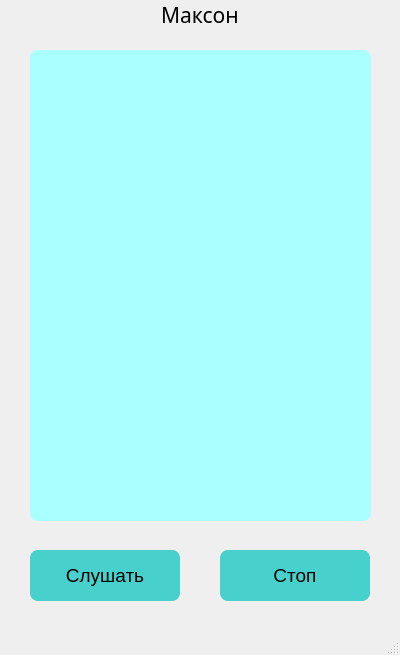
<?xml version="1.0" encoding="UTF-8"?>
<ui version="4.0">
 <class>MainWindow</class>
 <widget class="QMainWindow" name="MainWindow">
  <property name="geometry">
   <rect>
    <x>0</x>
    <y>0</y>
    <width>400</width>
    <height>655</height>
   </rect>
  </property>
  <property name="font">
   <font>
    <pointsize>7</pointsize>
   </font>
  </property>
  <property name="windowTitle">
   <string>MainWindow</string>
  </property>
  <property name="styleSheet">
   <string notr="true">background-color: rgb(175, 238, 238
);</string>
  </property>
  <widget class="QWidget" name="centralwidget">
   <widget class="QListWidget" name="listWidget">
    <property name="geometry">
     <rect>
      <x>30</x>
      <y>50</y>
      <width>341</width>
      <height>471</height>
     </rect>
    </property>
    <property name="font">
     <font>
      <pointsize>10</pointsize>
     </font>
    </property>
    <property name="styleSheet">
     <string notr="true">QListWidget {
	background-color: rgb(170, 255, 255);
	color: black;
	border-radius: 8;
}</string>
    </property>
   </widget>
   <widget class="QPushButton" name="pushButton">
    <property name="geometry">
     <rect>
      <x>30</x>
      <y>550</y>
      <width>150</width>
      <height>51</height>
     </rect>
    </property>
    <property name="font">
     <font>
      <pointsize>14</pointsize>
     </font>
    </property>
    <property name="styleSheet">
     <string notr="true">QPushButton {
	background-color: rgb(72, 209, 204);
	border-radius: 8;
}

QPushButton:hover {
	background-color: rgb(225, 255, 225);
}

QPushButton:pressed {
	background-color: rgb(72, 209, 204);
}</string>
    </property>
    <property name="text">
     <string>Слушать</string>
    </property>
   </widget>
   <widget class="QLabel" name="label">
    <property name="geometry">
     <rect>
      <x>115</x>
      <y>0</y>
      <width>170</width>
      <height>30</height>
     </rect>
    </property>
    <property name="font">
     <font>
      <family>Arial Rounded MT Bold</family>
      <pointsize>16</pointsize>
      <weight>50</weight>
      <bold>false</bold>
     </font>
    </property>
    <property name="text">
     <string>Максон</string>
    </property>
    <property name="textFormat">
     <enum>Qt::AutoText</enum>
    </property>
    <property name="alignment">
     <set>Qt::AlignCenter</set>
    </property>
   </widget>
   <widget class="QPushButton" name="pushButton_2">
    <property name="geometry">
     <rect>
      <x>220</x>
      <y>550</y>
      <width>150</width>
      <height>51</height>
     </rect>
    </property>
    <property name="font">
     <font>
      <pointsize>14</pointsize>
     </font>
    </property>
    <property name="styleSheet">
     <string notr="true">QPushButton {
	background-color: rgb(72, 209, 204);
	border-radius: 8;
}

QPushButton:hover {
	background-color: rgb(225, 255, 225);
}

QPushButton:pressed {
	background-color: rgb(72, 209, 204);
}</string>
    </property>
    <property name="text">
     <string>Стоп</string>
    </property>
   </widget>
  </widget>
  <widget class="QMenuBar" name="menubar">
   <property name="geometry">
    <rect>
     <x>0</x>
     <y>0</y>
     <width>400</width>
     <height>26</height>
    </rect>
   </property>
  </widget>
  <widget class="QStatusBar" name="statusbar"/>
 </widget>
 <resources/>
 <connections/>
</ui>
